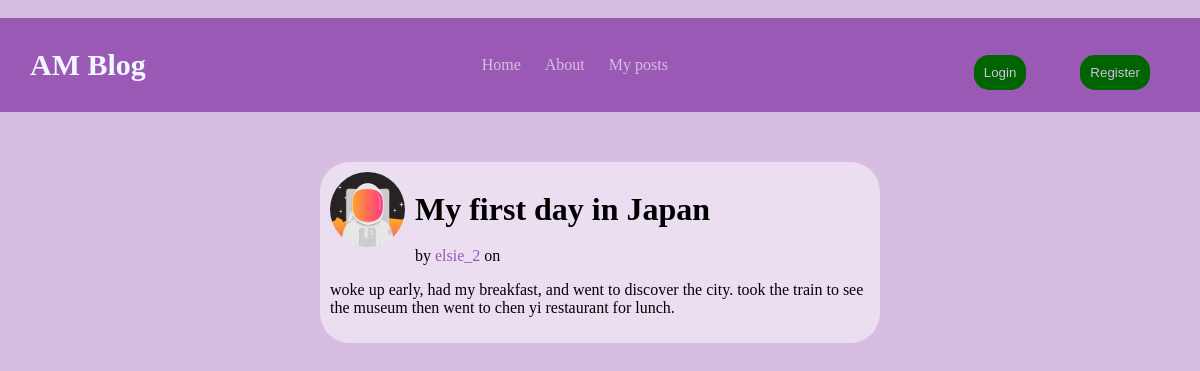
The app's page /post/1/ with its own data.
### Blog/models.py (models this page shows, shortened)
class posts(models.Model):
    title = models.CharField(max_length=30)
    content = models.TextField()
    date = models.DateField(default=timezone.now)
    auth = models.ForeignKey(User, on_delete=models.CASCADE)

### users/models.py (models this page shows, shortened)
class profile(models.Model):
    user = models.OneToOneField(User, on_delete=models.CASCADE)
    pic = models.ImageField(default='profile_pics/default.jpg',upload_to='profile_pics')

### Blog/views.py (the view)
# urls.py: path('post/<int:pk>/',postdetail.as_view(),name = 'post-detail'),
class postdetail(DetailView):
    model = posts

### Blog/templates/Blog/posts_detail.html
﻿{% extends 'Blog/base.html' %}
{% block content %}
<div class="container">
    <div class="post-cont">
        <div class="post-head">
            <img src="{{ object.auth.profile.pic.url }}" alt="Alternate Text" />
            <h1 style="margin:0"> {{ object.title}} </h1>
        </div>
        <div style="margin-left:85px">
            <p style="display:inline"> by <p style="color: #9B59B6; display: inline">{{object.auth}}</p> on {{post.date | date:"F d, Y"}}</p>
        </div>
        <div>
            <p> {{object.content}} </p>
        </div>
    </div>
</div>
{%endblock%}

### Blog/static/Blog/styles.css (style rules this page uses)
body { margin: 0; }
img { width:75px; height:75px; border-radius:100px; margin-right:10px; }
.container { max-width:50%; margin-left:300px; margin-top:50px; }
.post-cont { border-radius: 30px; background-color: #EBDEF0; margin: 20px; padding: 10px; max-height: 300px; overflow-y: auto; }
.post-head { display:flex; align-items:center; }

### records on screen
posts: auth.profile.pic (placeholder picture), title "My first day in Japan", auth "elsie_2", content "woke up early, had my breakfast, and went to discover the city. took the train to see the museum then went to chen yi restaurant for lunch."
